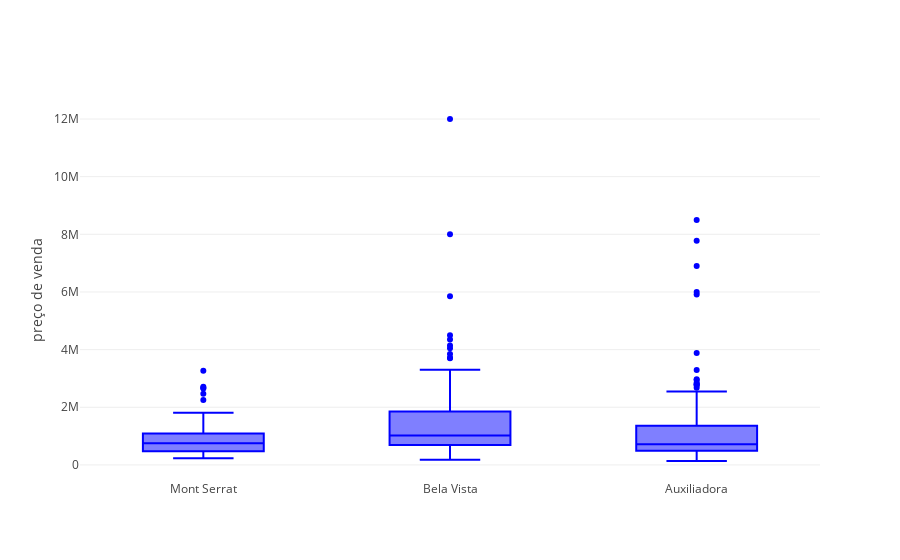

Here is the notebook cell this chart was saved with:
### Code cell
# boxplot para identificar outliers

from plotly.offline import download_plotlyjs, init_notebook_mode, plot, iplot
init_notebook_mode(connected=True)
import plotly.plotly as py
import plotly.graph_objs as go

x = df.district

trace0 = go.Box(
    y=df.price,
    x=x,
    name='kale',
    marker=dict(
        color='blue'
    )
)

data = [trace0]
layout = go.Layout(
    yaxis=dict(
        title='preço de venda',
        zeroline=False
    ),
    boxmode='group'
)

fig = go.Figure(data=data, layout=layout)
iplot(fig)

### Figure 1 — Plotly figure (JSON) as saved in the notebook; plotly's stock layout.template omitted (floating-point values rounded to 4 significant figures; data arrays with more than 128 entries replaced by an {"elided": "..."} marker saying what was removed)
{"data": [{"marker": {"color": "blue"}, "name": "kale", "type": "box", "uid": "0b8bb830-b11c-11e8-904c-4865ee195c3a", "x": {"elided": "475 str values"}, "y": {"elided": "475 int values"}}], "layout": {"boxmode": "group", "yaxis": {"title": "preço de venda", "zeroline": false}}}
